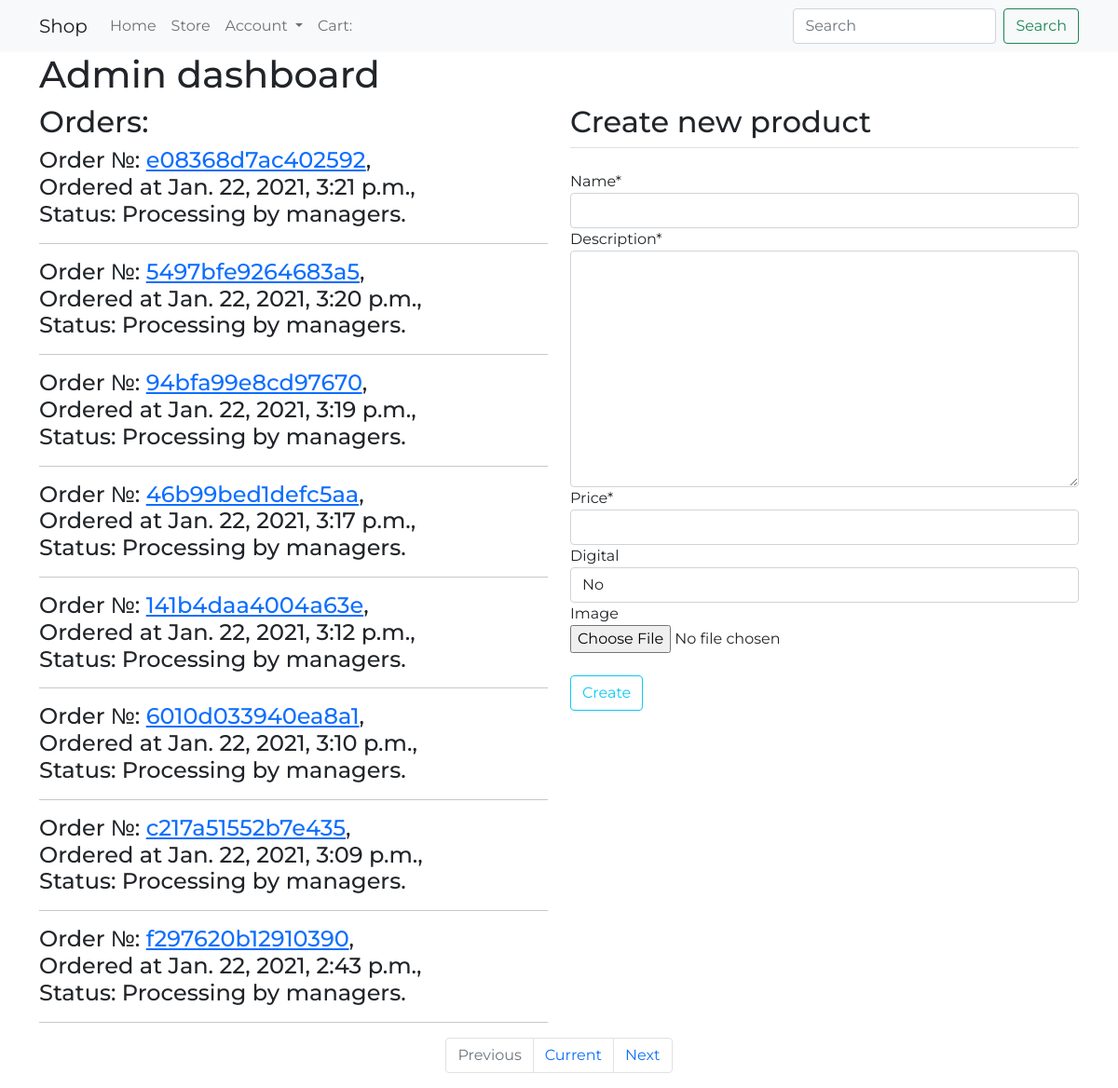
Page /dashboard/ (signed in) on the earlier database version.
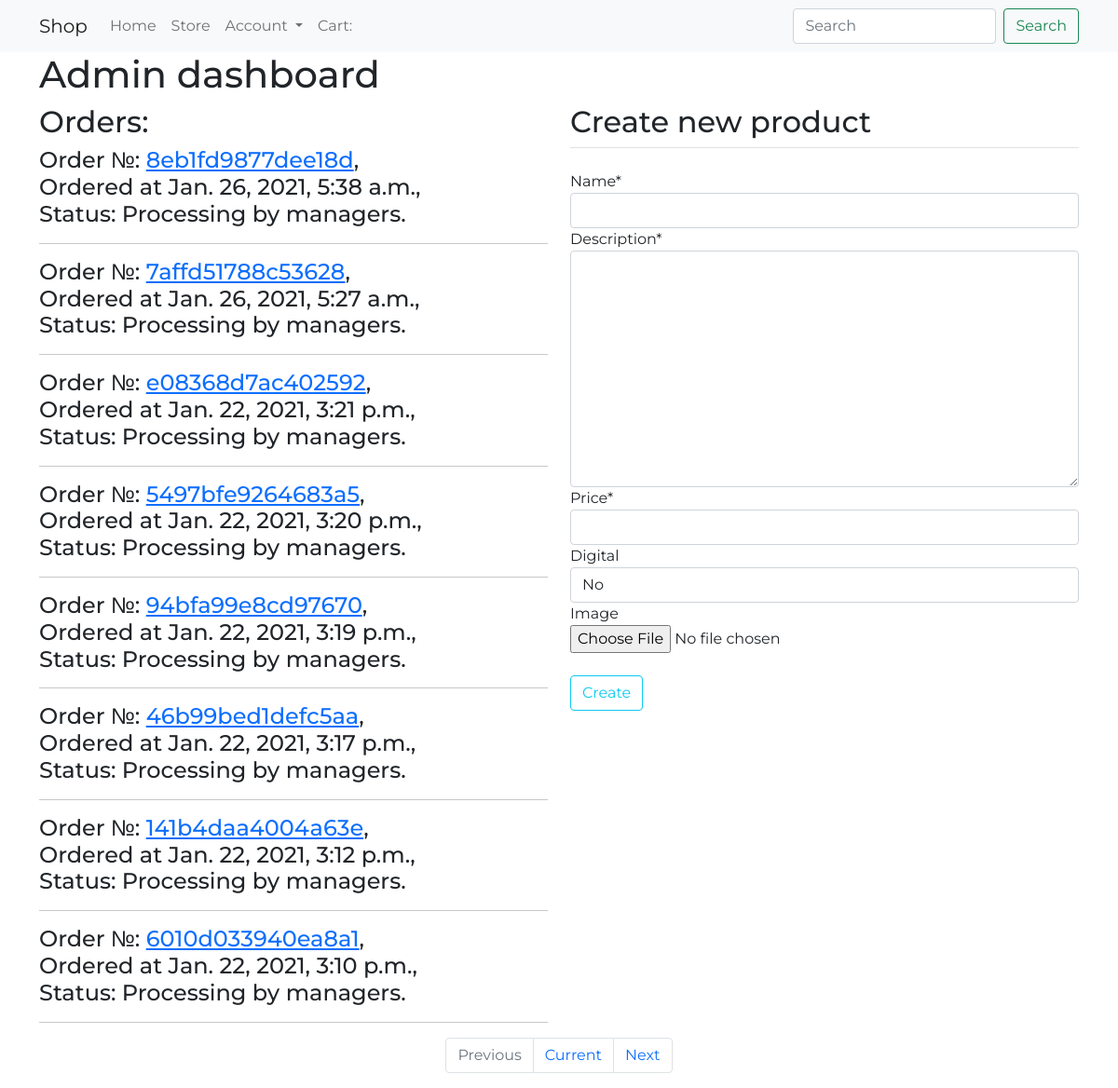
Same page on the later database version.
### store/models.py (models this page shows, shortened)
class Order(models.Model):
    customer = models.ForeignKey(Customer, on_delete=models.SET_NULL, blank=True, null=True)
    date_ordered = models.DateTimeField(auto_now_add=True)
    complete = models.BooleanField(default=False, null=True, blank=False)
    status = models.CharField(max_length=40, default='', null=True, blank=True)
    transaction_id = models.CharField(max_length=200, null=True)
    class Meta:
        ordering = ['-date_ordered']

### dashboard/views.py (the view)
# urls.py: path('', dashboard_views.dashboard, name='dashboard'),
@user_passes_test(lambda u: u.is_staff)
def dashboard(request):
    orders = Order.objects.filter(complete=True)
    paginator = Paginator(orders, 8)
    page_number = request.GET.get('page')
    page_obj = paginator.get_page(page_number)
    if request.method == "POST":
        form = ProductForm(request.POST, request.FILES)
        if form.is_valid():
            p = form.save()
            messages.success(request, f'New product № {p.id} has been saved!')
            return redirect('dashboard')
    else:
        form = ProductForm()
    context = {
        'orders': page_obj,
        'form': form,
    }
    return render(request, 'dashboard/dashboard.html', context)

### dashboard/forms.py
class ProductForm(ModelForm):
    class Meta:
        model = Product
        fields = ['name', 'description', 'price', 'digital', 'image']

### dashboard/templates/dashboard/dashboard.html (shortened to what this page needs)
{% extends 'store/base.html' %}
{%load crispy_forms_tags%}
{% block content %}
<div class="container">
    <h1>Admin dashboard</h1>
</div>
<div class="container">
    <div class="row">
        <div class="col-md">
            <h2>Orders:</h2>
            {% for order in orders %}
                <h4>Order №: <a href="{%url 'order-detail' order.pk %}">{{order.transaction_id}}</a>,<br>Ordered at {{order.date_ordered}},<br>Status: {{order.status}}</h4><hr>
            {% endfor %}
        </div>
        <div class="col-md">
            <form method ="POST" enctype="multipart/form-data">
                <fieldset class="form-group">
                    <legend class="border-bottom mb-4"><h2>Create new product</h2></legend>
                    {{form|crispy}}
                </fieldset>
                <div class="form-group">
                    <button class="btn btn-outline-info mb-2 mt-4" type="submit">Create</button>
                </div>
            </form>
        </div>
    </div>
    <nav aria-label="Page navigation">
        <ul class="pagination justify-content-center">
            {% if orders.has_previous%}
                <li class="page-item">
                    <a class="page-link" href="?page={{orders.previous_page_number}}">Previous</a>
                </li>
            {% else %}
                <li class="page-item disabled">
                    <a class="page-link" href="#" tabindex="-1" aria-disabled="true">Previous</a>
                </li>
            {% endif %}
            <li class="page-item">
                <a class="page-link" href="#">Current</a>
            </li>
            {% if orders.has_next %}
            <li class="page-item">
                <a class="page-link" href="?page={{orders.next_page_number}}">Next</a>
            </li>
            {% else %}
            <li class="page-item disabled">
                    <a class="page-link" href="#" tabindex="-1" aria-disabled="true">Next</a>
            </li>
            {% endif %}
        </ul>
    </nav>
</div>
{% endblock %}

Differences in the rows shown:
no longer on this page (row unchanged): Order: transaction_id "c217a51552b7e435", date_ordered "Jan. 22, 2021, 3:09 p.m.", status "Processing by managers."
no longer on this page (row unchanged): Order: transaction_id "f297620b12910390", date_ordered "Jan. 22, 2021, 2:43 p.m.", status "Processing by managers."
added Order: transaction_id "8eb1fd9877dee18d", date_ordered "Jan. 26, 2021, 5:38 a.m.", status "Processing by managers."
now on this page (row edited): Order: transaction_id "7affd51788c53628", date_ordered "Jan. 26, 2021, 5:27 a.m.", status "Processing by managers."
